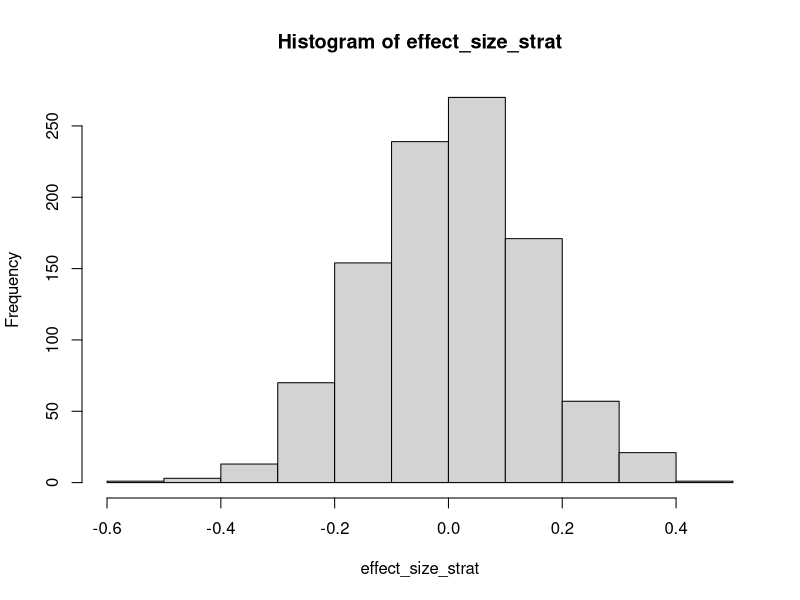
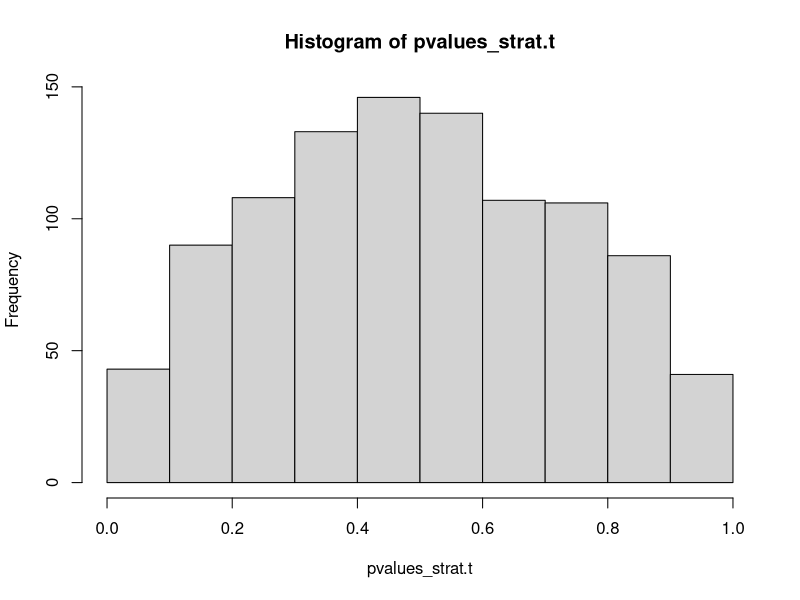
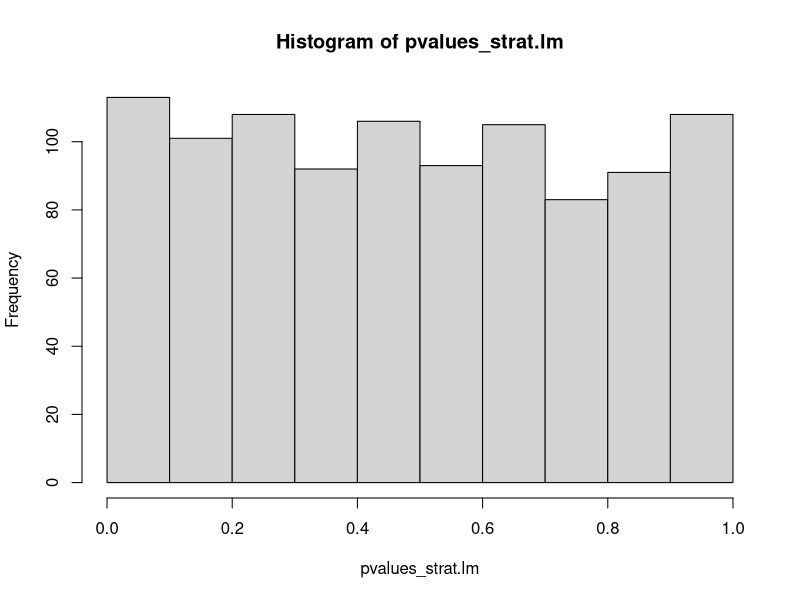
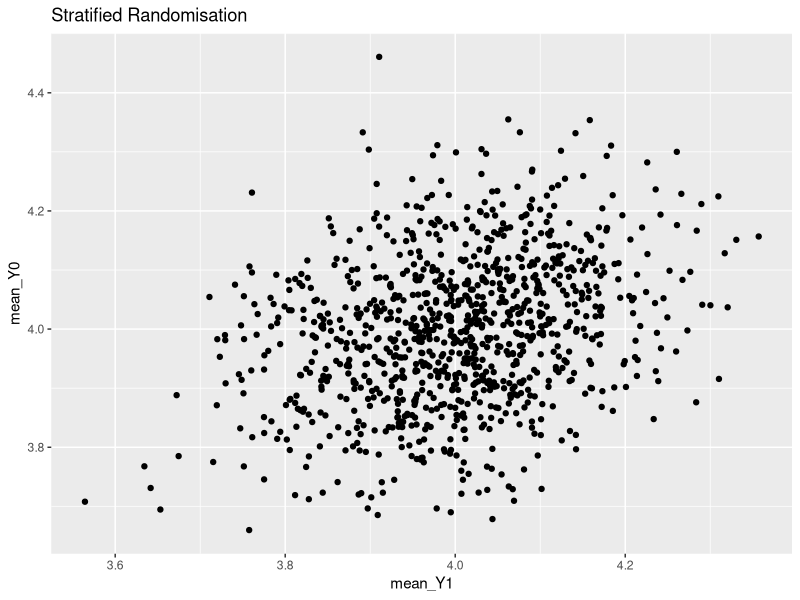
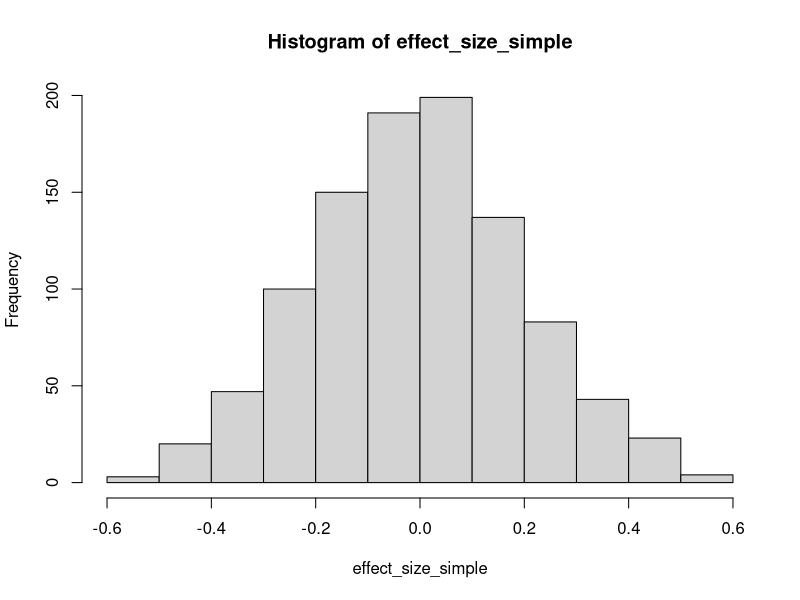
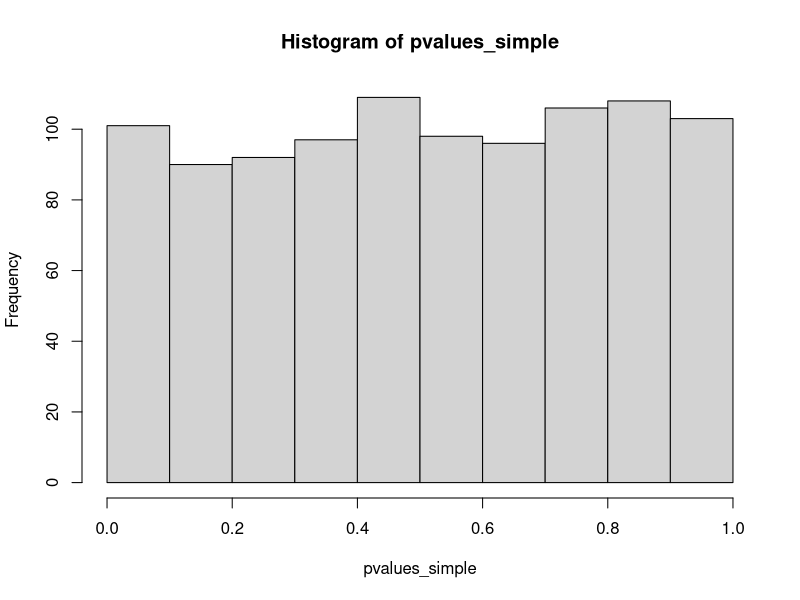
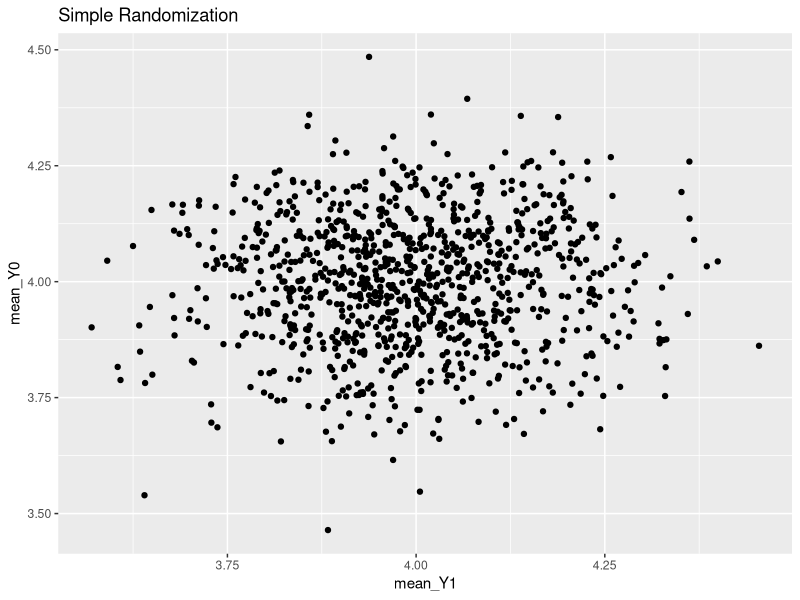

The R source for these figures, in order:
## Johannes Schwenke - 2024-04-12
#Simulation to show that stratification will induce correlation

library(tidyverse)

nSims <- 1e3 # Number of simulations
intercept <- 3 # intercept of outcome (ie, no treatment, predicitive variable not present)
beta_treat1 <- 0 # effect of treatment on outcome
beta_strat <- 2 # effect of stratification factor (predictive variable) on outcome
lambda0 <- 100 #expected number of people in stratum without predictive variable
lambda1 <- 100 #expected number of people in stratum with predictive variable

# NOTE: stratification will only cause correlation if the strata are not always perfectly of equal size
# if always exactly 50% of the people have or haven't the predictive factor, then this will not result in a correlation
# That's why we vary the number of patients in each stratum for every iteration of the simulation by drawing from a poisson distribution

# Explanation in my own words:
# mean_Y1 and mean_Y0 are correlated, because the prognostic factor is always perfectly balanced if we stratify.
# If by chance overall slightly more people have the prognostic factor (which creates a higher Y), then both Y0 and Y1 will be higher, and vice versa
# In case of simple randomisation, when overall more people have the prognostic factors, some more of then end up in treatment == 1, some more in treatment == 0, 
# and overall this cancels out and we don't observe a correlation.

#NOTE: this is for a continuous outcome. I assume this would work similarly for a binary outcome, on a logodds scale

# Stratified randomization ------------------------------------------------

nPatients_strat0 <- numeric()
nPatients_strat1 <- numeric()
nPatients <- numeric()
strat <- numeric()
mean_Y0 <- numeric(nSims)
mean_Y1 <- numeric(nSims)
obs_effect <- numeric(nSims)
pvalue.t <- numeric(nSims)
pvalue.lm <- numeric(nSims)

set.seed(1)


for (i in 1:nSims){
  nPatients_strat0 <- rpois(1, lambda0) #number of patients stratum = 1
  if (nPatients_strat0 %% 2 != 0){
    nPatients_strat0 <- nPatients_strat0 + 1
  }
  
  nPatients_strat1 <- rpois(1, lambda1) #number of patients stratum = 0
  if (nPatients_strat1 %% 2 != 0){
    nPatients_strat1 <- nPatients_strat1 + 1
  }
  
  nPatients <- nPatients_strat0 + nPatients_strat1
  
  strat <- c(rep(0, nPatients_strat0), rep(1, nPatients_strat1)) #create vector of all patients who either have the strat factor or don't
  
  treatment <- rep(0:1, nPatients/2)
  # this creates a vector of "treatment allocations" which is actually just a sequence alternating between 0 and 1. (Block of 2)
  # because this is a simulation, and using rep we always have perfectly balanced allocation, no need to acutally randomize according to stratum
  # For non stratified randomization, we have to use rbinom or resample the strat vector with replacement. 
  
  
  outcome <- numeric(nPatients) # this creates an empty vector which we will use to assign the outcome for each patient
  outcome <- intercept + beta_treat1*treatment + beta_strat * strat  #create the outcome for each patient
  
  error <- rnorm(nPatients) #create a vector of errors 
  outcome <- outcome + error #add the errors to the outcome
  
  trialdat_strat <- tibble(outcome, treatment, strat)
  
  mean_Y0[i] <- (trialdat_strat %>% group_by(treatment) %>% summarize(mean = mean(outcome)) %>% pull())[1]
  mean_Y1[i] <- (trialdat_strat %>% group_by(treatment) %>% summarize(mean = mean(outcome)) %>% pull())[2]
  
  obs_effect[i] <- mean_Y1[i] - mean_Y0[i] #calculate absolute effect size
  
  #hypothesis test using Welchs t-test (not assum equal variance between groups)
  t <- t.test((trialdat_strat %>% filter(treatment == 1))$outcome, 
              (trialdat_strat %>% filter(treatment == 0))$outcome, 
              var.equal = FALSE, alternative = "greater")
  
  pvalue.t[i] <- t$p.value 
  
  m <- lm(outcome ~ treatment + strat, data = trialdat_strat)
  pvalue.lm[i] <- pt(as.numeric(summary(m)$coefficient[8]), m$df.residual, lower = FALSE) 
  #NOTE: p-values for lm are calculated as two sided, here we are looking at a one sided test, that's why we manually compute the pvalue from t
}

effect_size_strat <- obs_effect
hist(effect_size_strat)

var_strat_effect <- var(obs_effect) #variance in effect estimate distribution is smaller in stratified randomization
var_strat_effect

pvalues_strat.t <- pvalue.t
mean(pvalues_strat.t <= 0.05)
hist(pvalues_strat.t) #pvalues are not  uniformly distributed under the null --> model misspecified

pvalues_strat.lm <- pvalue.lm
mean(pvalues_strat.lm <= 0.05) #including the stratum in the linear model (remember t.test is a linear model) makes distribution uniform again
hist(pvalues_strat.lm)
# if you compare the pvalue distribution from the linear model which has been adjusted for baseline covariate, you'll note that we have more power
# if you compare against t.test (both stratified and simple), eg, for effect size of 0.1

plot_strat <- tibble(mean_Y0, mean_Y1) %>% 
  ggplot(aes(x = mean_Y1, y = mean_Y0)) +
  geom_point() +
  ggtitle(paste("Stratified Randomisation"))

plot_strat

rm(mean_Y0, mean_Y1, nPatients_strat0, nPatients_strat1, nPatients, strat, 
   obs_effect, pvalue.t, pvalue.lm) #remove unused variables
  


# Non stratified randomization --------------------------------------------
nPatients_strat0 <- numeric()
nPatients_strat1 <- numeric()
nPatients <- numeric()
strat <- numeric()
mean_Y0 <- numeric(nSims)
mean_Y1 <- numeric(nSims)
obs_effect <- numeric(nSims)
pvalue <- numeric(nSims)

set.seed(1) # this sets the random seed for your results to be reproducible


for (i in 1:nSims){
  
  nPatients_strat0 <- rpois(1, lambda0) #number of patients stratum = 1
  if (nPatients_strat0 %% 2 != 0){
    nPatients_strat0 <- nPatients_strat0 + 1
  }
  
  nPatients_strat1 <- rpois(1, lambda1) #number of patients stratum = 0
  if (nPatients_strat1 %% 2 != 0){
    nPatients_strat1 <- nPatients_strat1 + 1
  }
  
  # NOTE: stratification will only cause correlation if the strata are not of equal size.
  # if exactly 50% of the people have or haven't the predictive factor, then this will not results in a correlation
  
  nPatients <- nPatients_strat0 + nPatients_strat1
  
  strat <- c(rep(0, nPatients_strat0), rep(1, nPatients_strat1))
  strat <- sample(strat, length(strat), replace = FALSE) #here we just permute the vector, because otherwise by using rep below, we'd create stratified randomization
  
  treatment <- rep(0:1, nPatients/2)
  
  
  outcome <- numeric(nPatients) # this creates an empty vector which we will use to assign the outcome for each patient
  outcome <- intercept + beta_treat1*treatment + beta_strat * strat 
  
  
  error <- rnorm(nPatients)
  outcome <- outcome + error
  
  trialdat_non_strat <- tibble(outcome, treatment)
  
  mean_Y0[i] <- (trialdat_non_strat %>% group_by(treatment) %>% summarize(mean = mean(outcome)) %>% pull())[1]
  mean_Y1[i] <- (trialdat_non_strat %>% group_by(treatment) %>% summarize(mean = mean(outcome)) %>% pull())[2] 
  
  obs_effect[i] <- mean_Y1[i] - mean_Y0[i]
  
  
  t <- t.test((trialdat_non_strat %>% filter(treatment == 1))$outcome, 
              (trialdat_non_strat %>% filter(treatment == 0))$outcome, 
              var.equal = FALSE, alternative = "greater")
  pvalue[i] <- t$p.value
  
}

effect_size_simple <- obs_effect
hist(effect_size_simple)

var_simple_effect <- var(obs_effect) #variance in effect estimate distribution is smaller in stratified randomization
var_simple_effect

pvalues_simple <- pvalue
mean(pvalues_simple <= 0.05) #expected number of type I errors under the nulll
hist(pvalues_simple)  #p values are uniformly distributed under the null --> model is not misspecified


plot_non_strat <- tibble(mean_Y0, mean_Y1) %>% 
  ggplot(aes(x = mean_Y1, y = mean_Y0)) +
  geom_point() +
  ggtitle(paste("Simple Randomization"))

plot_non_strat
